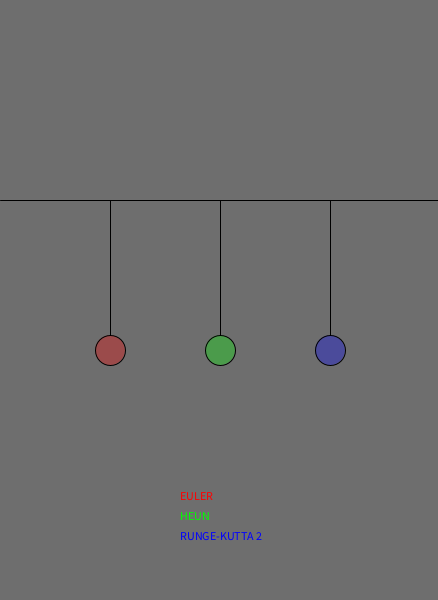
Frame 1 (no input)
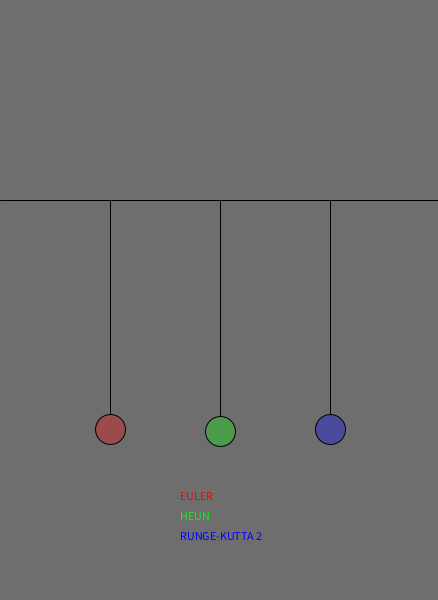
Frame 60 (the mouse pressed at the canvas centre just before this capture)
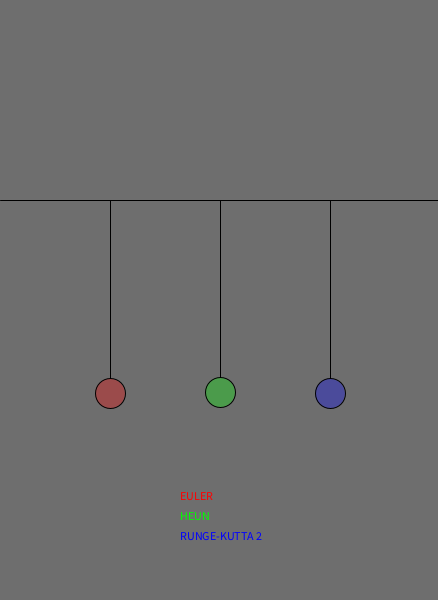
Frame 120 (the mouse held since frame 60 and released just before this capture)

The Processing sketch that drew these frames (run headless with seeded random() and noise(); from frame 60 on, the mouse is pressed at the canvas centre):

// Processing sketch: processing_150951
// ── processing_150951.pde

float masa = 1.0;

float delta_t = 0.2;

float ks = -1;
float kd = 0.5;

//EULER

PVector p_euler = new PVector(0,0);
PVector v_euler = new PVector(0,0);
PVector f_euler = new PVector(0,0);

//HEUN

PVector p_heun = new PVector(0,0);
PVector v_heun = new PVector(0,0);
PVector vant_heun = new PVector(0,0);
PVector f_heun = new PVector(0,0);

//RK2

PVector p_rk2= new PVector(0,0);
PVector v_rk2=new PVector(0,0);
PVector f_rk2= new PVector(0,0);

PVector gravedad = new PVector(0,9.8);

void setup() {
  size(438,600);
  smooth();
}

void draw() {
  
  background(110);
  
  fill(255,0,0);
  text("EULER",180, 500);
  fill(0,255,0);
  text("HEUN",180, 520);
  fill(0,0,255);
  text("RUNGE-KUTTA 2",180, 540);
  
  PVector f1 = new PVector(0,0);
  PVector f1_total = new PVector(0,0);
  PVector f2 = new PVector(0,0);
  PVector f2_total = new PVector(0,0);
  PVector f3 = new PVector(0,0);
  PVector f3_total = new PVector(0,0);
  
  float longitud = 50;
  float peso = 0.0;
  
  peso = masa*gravedad.y;
  
  f1.y = ks*(p_euler.y-longitud)-kd*v_euler.y;
  f1_total.y = f1.y/peso;
  
  f2.y = ks*(p_heun.y-longitud)-kd*v_heun.y;
  f2_total.y = f2.y/peso;
  
  f3.y = ks*(p_rk2.y-longitud)-kd*v_rk2.y;
  f3_total.y = f3.y/peso; 
  
  //EULER
  f_euler.y = f1_total.y;
  v_euler.y = v_euler.y + f_euler.y * delta_t;
  p_euler.y = p_euler.y + v_euler.y * delta_t;
  
  //HEUN
  f_heun.y = f2_total.y;
  v_heun.y = v_heun.y + f_heun.y * delta_t;
  p_heun.y = p_heun.y + ((v_heun.y+vant_heun.y)/2)*delta_t;
  vant_heun.y = v_heun.y; 
  
  //RK2
  f_rk2.y = f3_total.y;
  v_rk2.y = v_rk2.y + f_rk2.y*delta_t;
  p_rk2.y = p_rk2.y + v_rk2.y*delta_t;
  
  
  
  pushMatrix();
  line(0,200, 700, 200);
  popMatrix();
  
  pushMatrix();
  line(110,200,110,335+p_euler.y);
  popMatrix();
  
  pushMatrix();
  translate(0,p_euler.y);
  fill(255,0,0,80);
  ellipse(110,350,30,30);
  popMatrix();
  
  pushMatrix();
  line(220,200,220,335+p_heun.y);
  popMatrix();
  
  pushMatrix();
  translate(0,p_heun.y);
  fill(0,255,0,80);
  ellipse(220,350,30,30);
  popMatrix();
  
  pushMatrix();
  line(330,200,330,335+p_rk2.y);
  popMatrix();
  
  pushMatrix();
  translate(0,p_rk2.y);
  fill(0,0,255,80);
  ellipse(330,350,30,30);
  popMatrix();
  
  
}
void keyPressed(){
  if(key == ' '){
      ///EULER
      f_euler.set(0,0);
      p_euler.set(0,0);
      v_euler.set(0,0);
      
      ///HEUN
      f_heun.set(0,0);   
      p_heun.set(0,0);
      v_heun.set(0,0);
      vant_heun.set(0,0);
      
      ///RK2
      f_rk2.set(0,0);
      p_rk2.set(0,0);
      v_rk2.set(0,0);
  
    }else if(key == 'e'){
      ///EULER
      f_euler.set(0,0);
      p_euler.set(0,0);
      v_euler.set(0,0);
    }else if(key == 'h'){
      ///HEUN
      
      f_heun.set(0,0);   
      p_heun.set(0,0);
      v_heun.set(0,0);
      vant_heun.set(0,0);
    }else if(key == 'r'){
       ///RK2
      
      f_rk2.set(0,0);
      p_rk2.set(0,0);
      v_rk2.set(0,0);
    }
}
